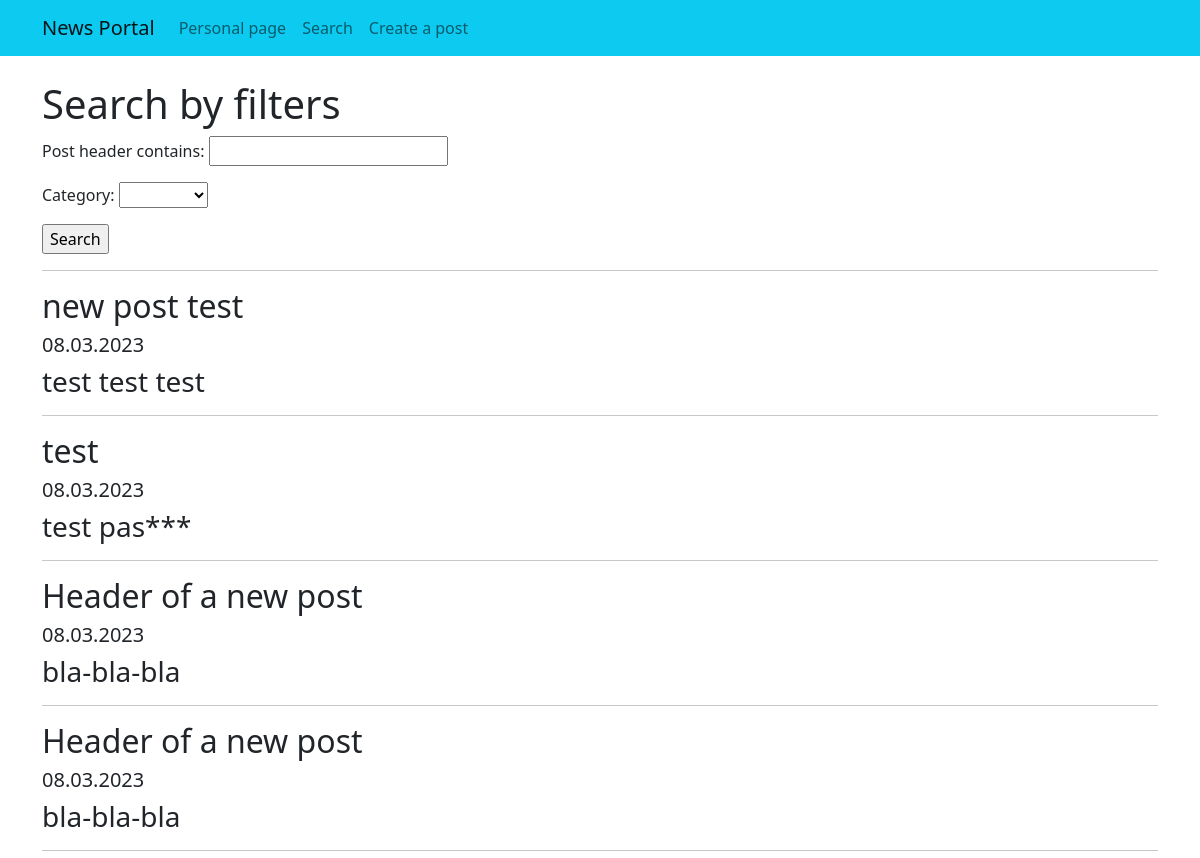
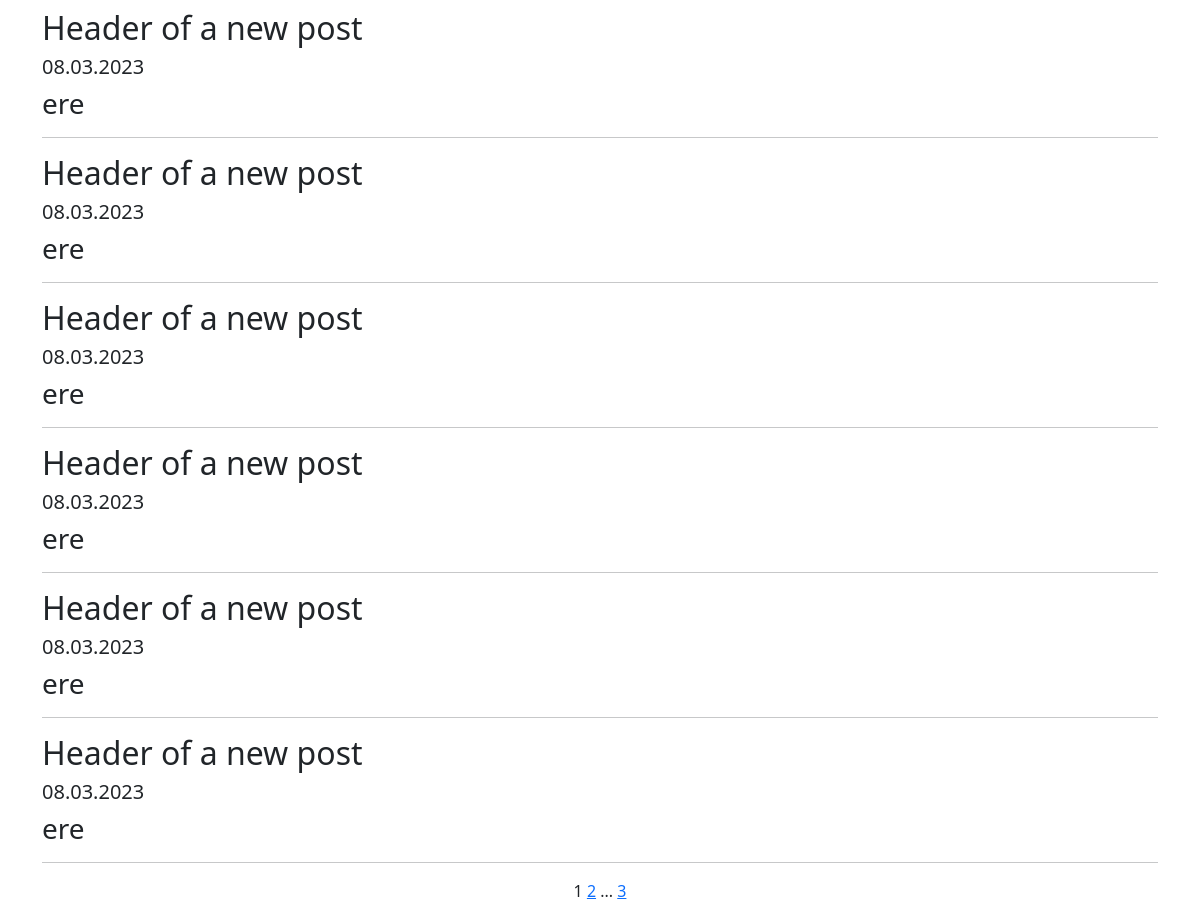
Before: /news/search with the older database file (2 pictures, top to bottom).
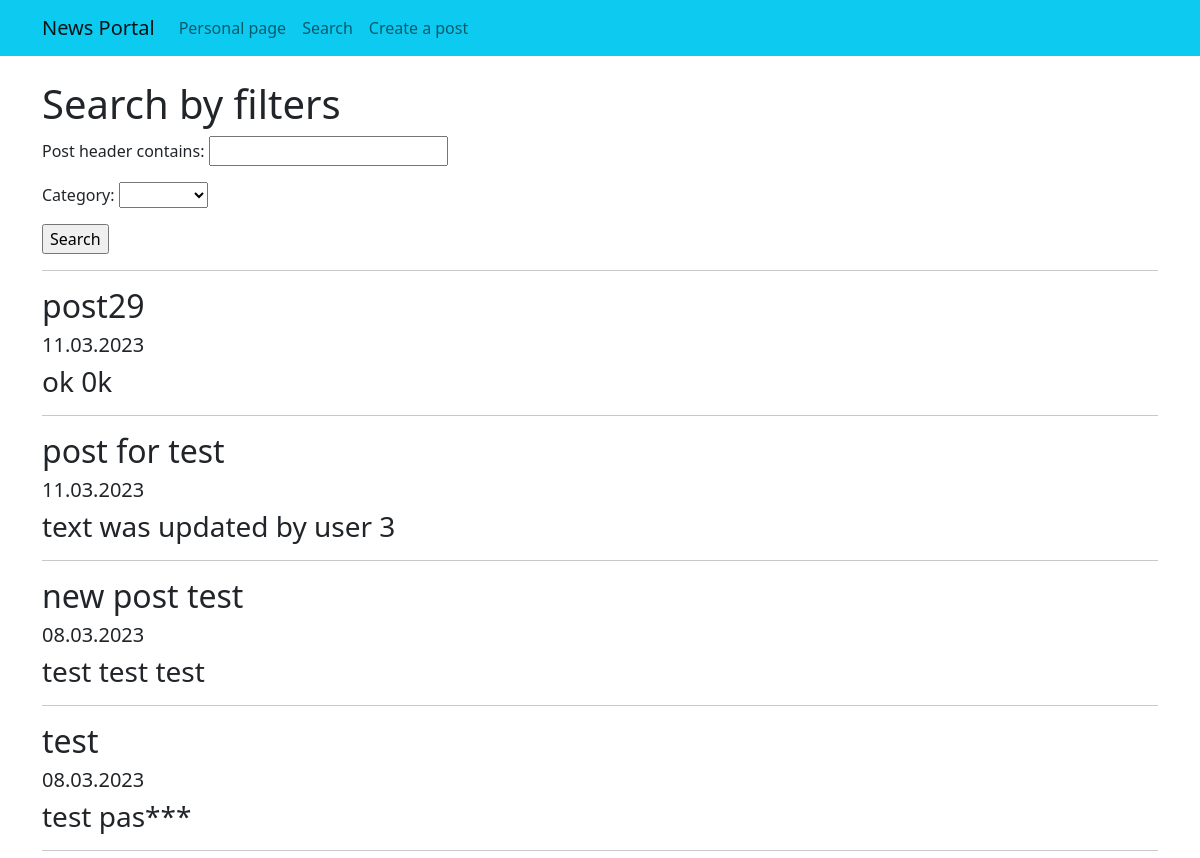
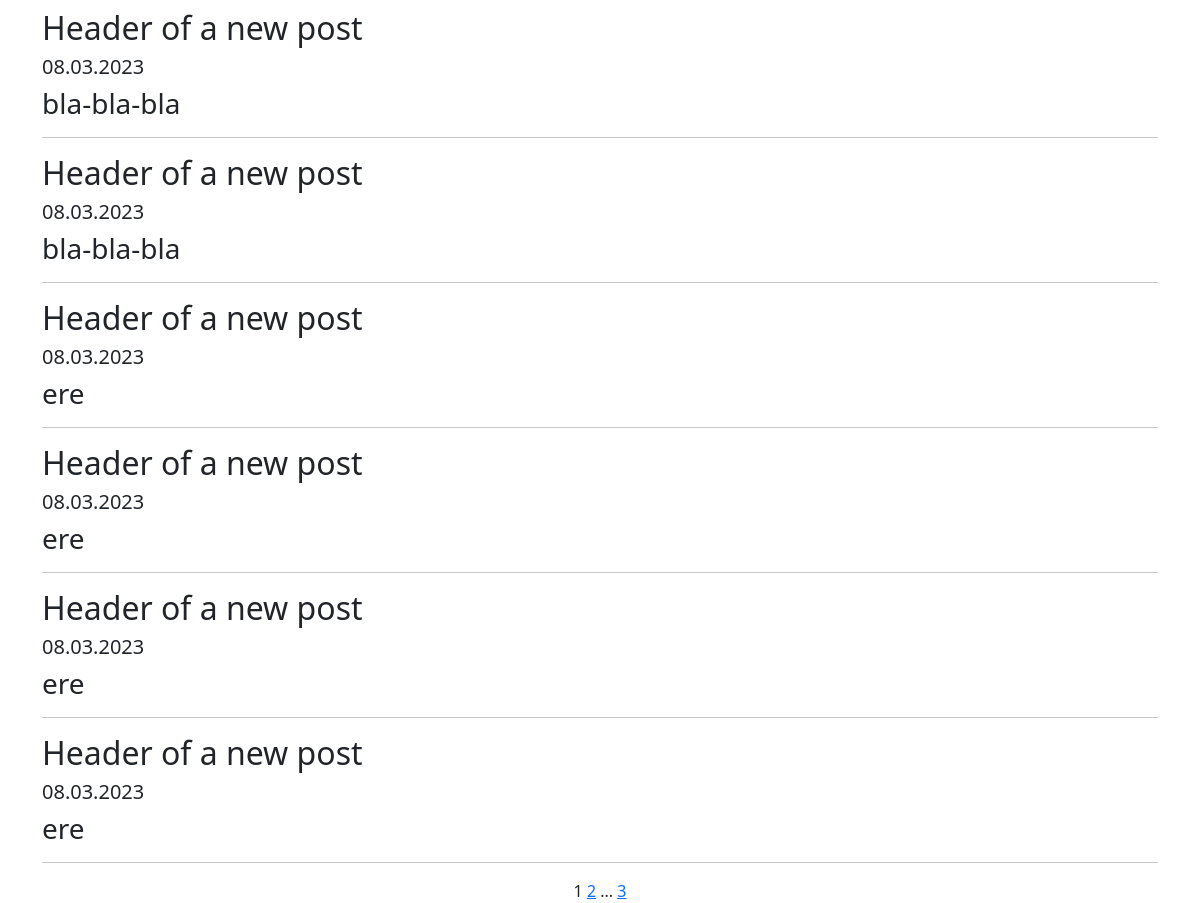
After: the same page with the newer database file (2 pictures, top to bottom).
### app/models.py (models this page shows, shortened)
class Post(models.Model):  # модель содержит в себе статьи и новости, которые создают пользователи
    post_header = models.CharField(max_length=64)  # заголовок статьи/новости
    post_text = models.TextField()  # текст статьи/новости
    post_rating = models.IntegerField(default=0)  # рейтинг статьи/новости
    post_type = models.CharField(max_length=1, choices=cat, default=news)  # поле с выбором — «статья» или «новость»;
    post_datetime = models.DateTimeField(auto_now_add=True)  # автоматически добавляемая дата и время создания;
    author = models.ForeignKey(Author, on_delete=models.CASCADE)  # связь «один ко многим» с моделью Author;
    category = models.ManyToManyField(Category, through='PostCategory')  # связь «многие ко многим» с моделью Category (с дополнительной моделью PostCategory);

### app/views.py (the view)
# urls.py: path('search', Search.as_view(), name='search'),
class Search(PostList):
    template_name = 'search.html'
    def get_queryset(self):
        queryset = super().get_queryset()
        self.filterset = NewsFilter(self.request.GET, queryset)
        return self.filterset.qs
    def get_context_data(self, **kwargs: any):
        context = super().get_context_data(**kwargs)
        context['filterset'] = self.filterset
        return context

### app/models.py (called while the page is built)
    def __str__(self) -> str:
        return self.category_name

### app/templatetags/custom_filters.py (called while the page is built)
@register.filter()
def censor(value, word:str):
    if word in value:
        value = value.replace(word, '*'*len(word))
    return value

### templates/search.html (shortened to what this page needs)
{% extends 'flatpages/default.html' %}
{% load custom_filters %}
{% block content %}
<br>
<div align="left">
<h1>Search by filters</h1>
<form action="" method="get">
        {{ filterset.form.as_p }}
        <input type="submit" value="Search" />
    </form>
</div>
<hr>
{% for post in post_list%}
    <div align="left">
        <h2>{{ post.post_header|censor:'ipsum'|censor:'sed' }}</h2>
        <h5>{{ post.post_datetime|date:"d.m.Y" }}</h5>
        <h3>{{ post.post_text|truncatewords:20|censor:'ipsum'|censor:'sed' }}</h3>
        <hr>
    </div>
{% endfor %}
{{ page_obj.number }}
{% if page_obj.has_next %}
    <a href="?page={{ page_obj.next_page_number }}">{{ page_obj.next_page_number }}</a>
    {% if paginator.num_pages != page_obj.next_page_number %}
        ...
        <a href="?page={{ page_obj.paginator.num_pages }}">{{ page_obj.paginator.num_pages }}</a>
    {% endif %}
{% endif %}
{% endblock content %}

Changed rows visible on the page:
no longer on this page (row unchanged): Post: post_header|censor "Header of a new post", post_datetime "08.03.2023", post_text|censor "ere"
no longer on this page (row unchanged): Post: post_header|censor "Header of a new post", post_datetime "08.03.2023", post_text|censor "ere"
added Post: post_header|censor "post29", post_datetime "11.03.2023", post_text|censor "ok 0k"
added Post: post_header|censor "post for test", post_datetime "11.03.2023", post_text|censor "text was updated by user 3"
